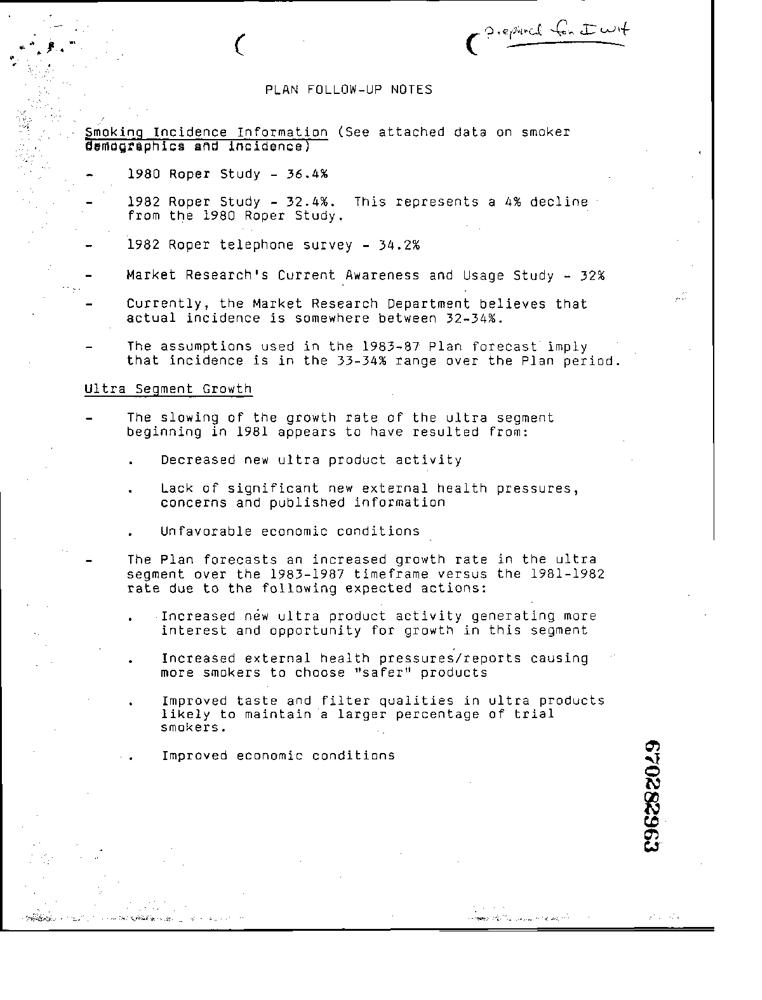
#> input picture Data/for_pdf/0000231406.jpg, 762 x 1000 px
$ python -i _utils.py   (imports and definitions only)
#> lines starting #> are read from the running program, lines starting #| are printed output that depends on the picture; after the words box and inside, x2 and y2 are one past the last pixel; in counts of white or black regions, pixels touching at a corner belong together
#> further down, picture is the input picture: shape (1000, 762, 3); min 0, max 255, mean 244.8
from math import floor
from statistics import median_low
from typing import Any, Dict, List, Optional, Tuple, Union

import cv2
import numpy as np
from langdetect import LangDetectException, detect_langs

__all__ = ["estimate_orientation", "get_language", "invert_data_structure"]


def get_max_width_length_ratio(contour: np.ndarray) -> float:
    """Get the maximum shape ratio of a contour.

    Args:
    ----
        contour: the contour from cv2.findContour

    Returns:
    -------
        the maximum shape ratio
    """
    _, (w, h), _ = cv2.minAreaRect(contour)
    return max(w / h, h / w)


def estimate_orientation(img: np.ndarray, n_ct: int = 50, ratio_threshold_for_lines: float = 5) -> int:
    """Estimate the angle of the general document orientation based on the
     lines of the document and the assumption that they should be horizontal.

    Args:
    ----
        img: the img or bitmap to analyze (H, W, C)
        n_ct: the number of contours used for the orientation estimation
        ratio_threshold_for_lines: this is the ratio w/h used to discriminates lines

    Returns:
    -------
        the angle of the general document orientation
    """
#> called with n_ct = 50, ratio_threshold_for_lines = 5
    assert len(img.shape) == 3 and img.shape[-1] in [1, 3], f"Image shape {img.shape} not supported"
    max_value = np.max(img)
#> max_value = 255
    min_value = np.min(img)
#> min_value = 0
    if max_value <= 1 and min_value >= 0 or (max_value <= 255 and min_value >= 0 and img.shape[-1] == 1):
        thresh = img.astype(np.uint8)
    if max_value <= 255 and min_value >= 0 and img.shape[-1] == 3:
        gray_img = cv2.cvtColor(img, cv2.COLOR_BGR2GRAY)
        gray_img = cv2.medianBlur(gray_img, 5)
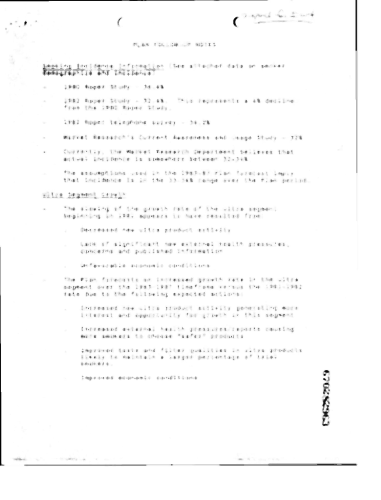
#> gray_img: shape (1000, 762) (shown at 1/2 size); min 0, max 255, mean 250.5
        thresh = cv2.threshold(gray_img, thresh=0, maxval=255, type=cv2.THRESH_BINARY_INV + cv2.THRESH_OTSU)[1]  # type: ignore[assignment]
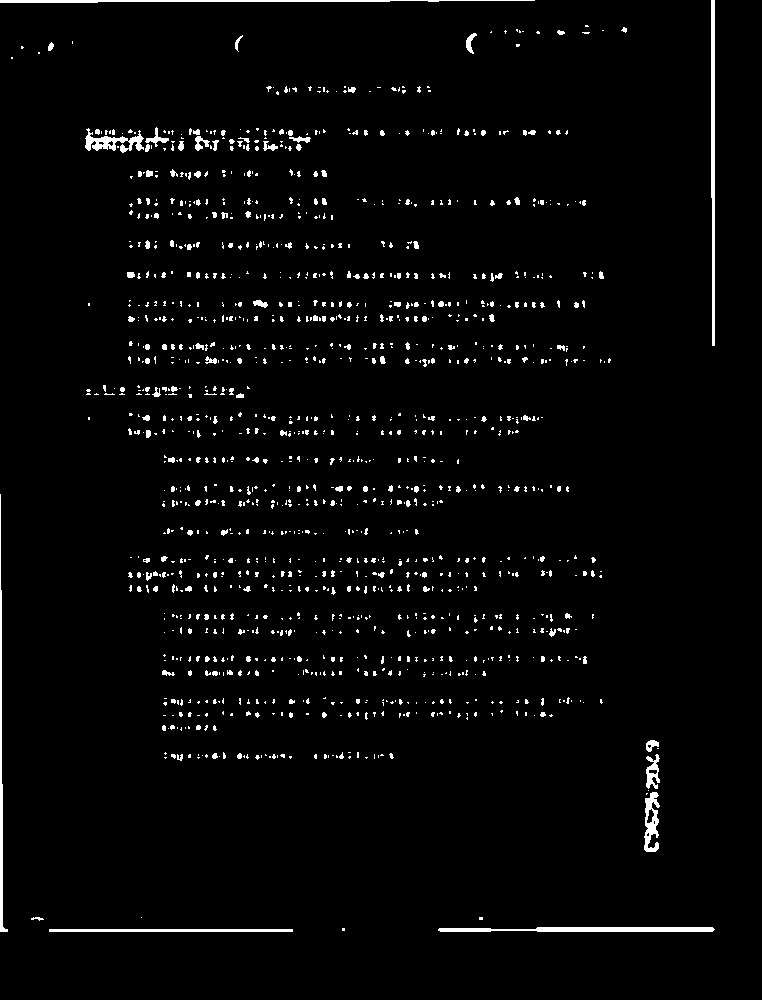
#> thresh: shape (1000, 762); 2.7% white; 1339 white regions (1154 under 20 px), largest, box (x1, y1, x2, y2) and area: (711, 0, 715, 346) 1236, (438, 927, 715, 932) 1186, (0, 0, 535, 3) 1034

    # try to merge words in lines
    (h, w) = img.shape[:2]
    k_x = max(1, (floor(w / 100)))
    k_y = max(1, (floor(h / 100)))
    kernel = cv2.getStructuringElement(cv2.MORPH_RECT, (k_x, k_y))
    thresh = cv2.dilate(thresh, kernel, iterations=1)  # type: ignore[assignment]
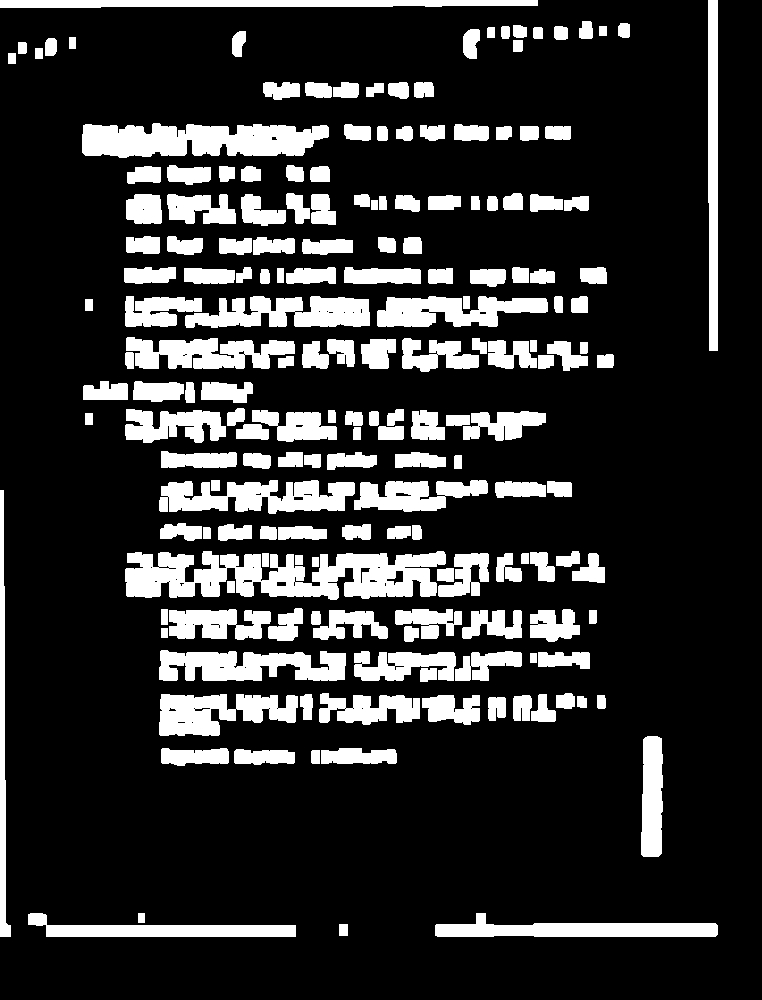
#> thresh: shape (1000, 762); 18.5% white; 181 white regions

    # extract contours
    contours, _ = cv2.findContours(thresh, cv2.RETR_LIST, cv2.CHAIN_APPROX_SIMPLE)
#> contours = 244 contours, 49 with area under 20; largest, box (x1, y1, x2, y2) and area: (125, 551, 446, 600) 9948, (82, 123, 329, 158) 6333, (159, 480, 355, 514) 4168, (159, 650, 346, 681) 3964, (185, 296, 370, 328) 3843

    # Sort contours
    contours = sorted(contours, key=get_max_width_length_ratio, reverse=True)
#> in get_max_width_length_ratio, `_, (w, h), _ = cv2.minAreaRect(contour)`: w = 11; h = 8

    angles = []
    for contour in contours[:n_ct]:
        _, (w, h), angle = cv2.minAreaRect(contour)
        if w / h > ratio_threshold_for_lines:  # select only contours with ratio like lines
            angles.append(angle)
        elif w / h < 1 / ratio_threshold_for_lines:  # if lines are vertical, substract 90 degree
            angles.append(angle - 90)
#> this loop made 50 passes
#> (w, h, angle) on passes 1 to 8: (7, 537, -90), (446, 10, -90), (350, 9, -90), (23, 282, -90), (22.78, 267.7, -87.28), (246.3, 33.69, -0.651), (48, 320, -90), (30, 186, -90)
#> after the loop, angles = [-180, -90, -90, -180, -177.3, -0.651, -180, -180, -0.401, -180, -88.77, -180, -179.3]

    if len(angles) == 0:
        return 0  # in case no angles is found
    else:
        median = -median_low(angles)
#> median = 179.3
        return round(median) if abs(median) != 0 else 0


# [80 lines left out: functions rectify_crops, rectify_loc_preds, get_language, invert_data_structure, not called in this run]

>>> import cv2
>>> picture = cv2.imread('../../../Data/for_pdf/0000231406.jpg')
>>> result = estimate_orientation(picture)
#> result = 179

$ run again, on Data/for_pdf/0000231938.jpg
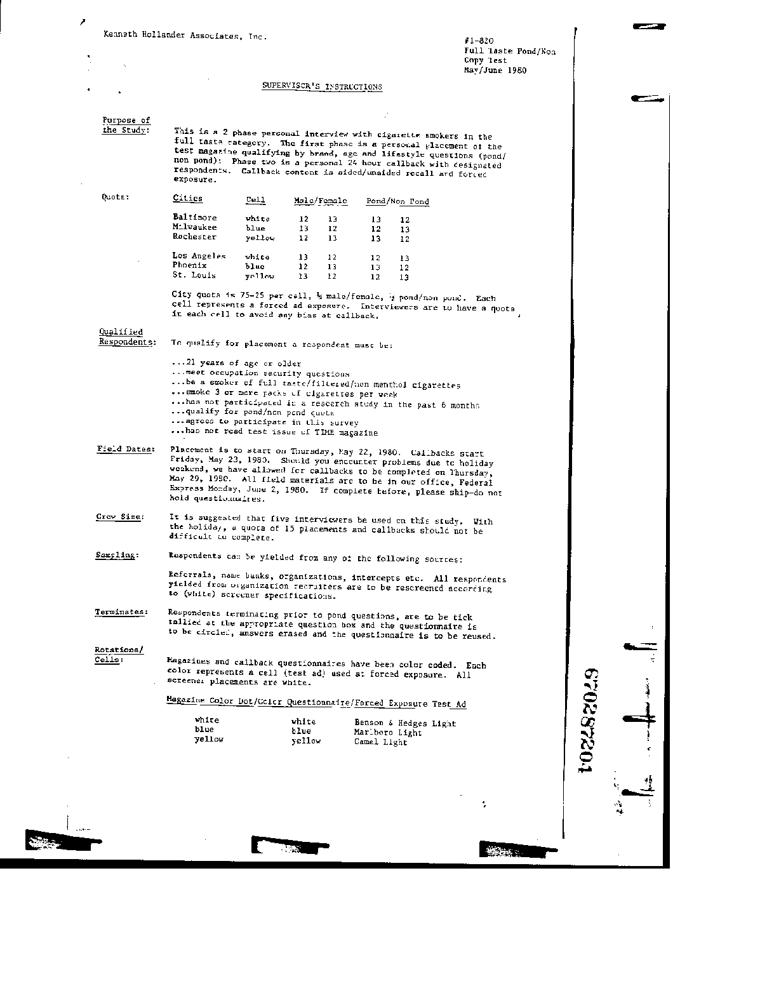
#> input picture Data/for_pdf/0000231938.jpg, 762 x 1000 px
#> picture is the input picture: shape (1000, 762, 3); min 0, max 255, mean 243.5
#> max_value = 255
#> min_value = 0
#> in estimate_orientation, `thresh = cv2.threshold(gray_img, thresh=0, maxval=255, type=cv2.THRESH..`:
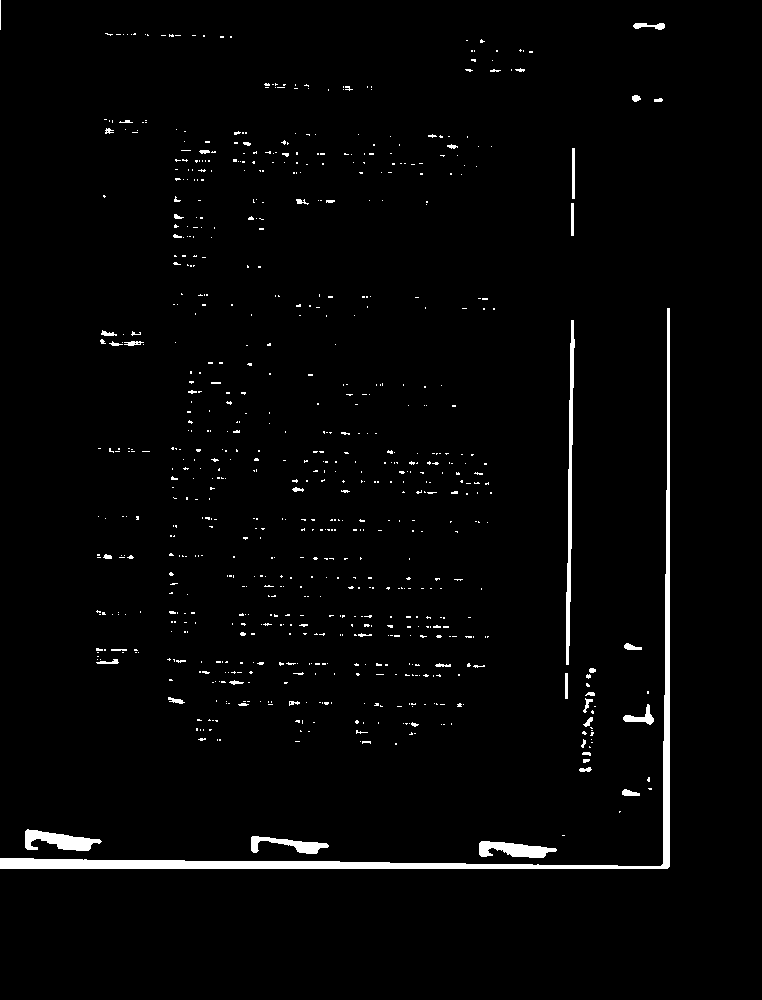
#> thresh: shape (1000, 762); 2.2% white; 766 white regions (709 under 20 px), largest, box (x1, y1, x2, y2) and area: (0, 308, 670, 869) 7302, (566, 320, 575, 665) 1307, (25, 829, 102, 851) 919
#> in estimate_orientation, `thresh = cv2.dilate(thresh, kernel, iterations=1)`:
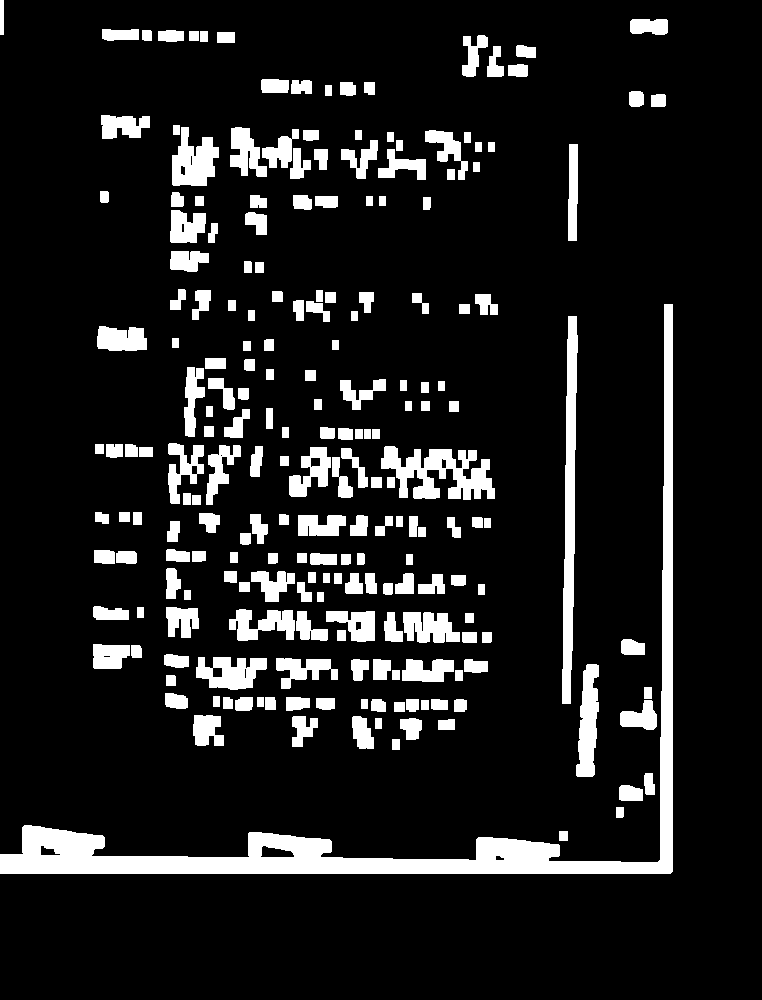
#> thresh: shape (1000, 762); 11.7% white; 215 white regions
#> contours = 229 contours, 4 with area under 20; largest, box (x1, y1, x2, y2) and area: (0, 304, 673, 874) 20798, (562, 316, 578, 704) 3423, (381, 446, 495, 500) 3090, (172, 127, 219, 186) 1708, (576, 664, 599, 777) 1666
#> in get_max_width_length_ratio, `_, (w, h), _ = cv2.minAreaRect(contour)`: w = 5; h = 9
#> the loop in estimate_orientation, `for contour in contours[:n_ct]:` made 50 passes
#> (w, h, angle) on passes 1, 3, 4, 5, 6, 7, 8, 10: (387.2, 10.45, -89.1), (96, 9, -90), (113, 18.53, -86.37), (10, 2, -90), (10, 2, -90), (69.21, 19.43, -87.14), (2, 7, -90), (11, 36, -90)
#> after the loop in estimate_orientation, `for contour in contours[:n_ct]:`: angles = [-89.1, -90, -90, -86.37]
#> median = 90

$ run again, on Data/for_pdf/0000243640.jpg
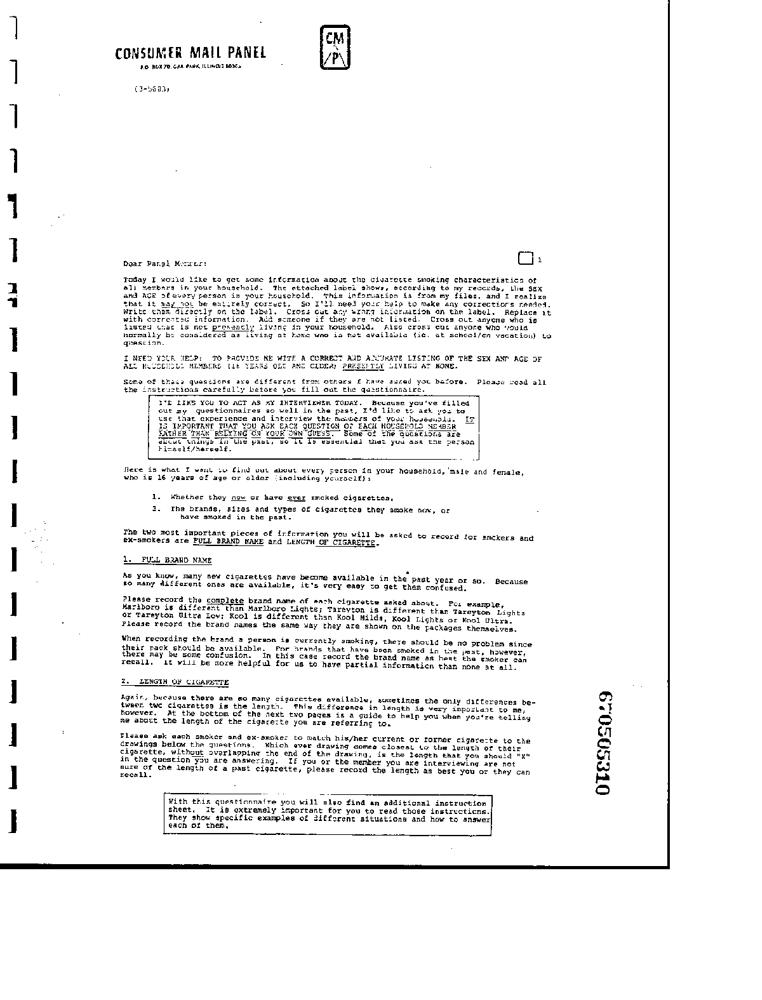
#> input picture Data/for_pdf/0000243640.jpg, 762 x 1000 px
#> picture is the input picture: shape (1000, 762, 3); min 0, max 255, mean 242
#> max_value = 255
#> min_value = 0
#> in estimate_orientation, `thresh = cv2.threshold(gray_img, thresh=0, maxval=255, type=cv2.THRESH..`:
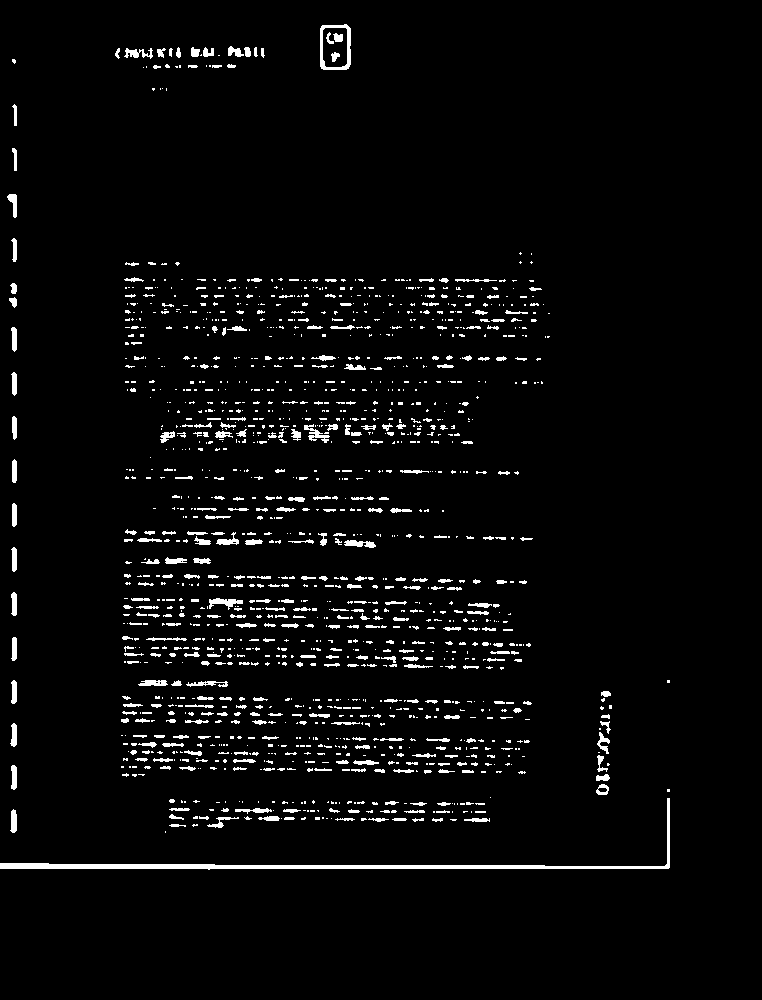
#> thresh: shape (1000, 762); 3.6% white; 1447 white regions (1064 under 20 px), largest, box (x1, y1, x2, y2) and area: (0, 798, 670, 870) 3027, (320, 24, 351, 70) 460, (209, 598, 243, 610) 197
#> in estimate_orientation, `thresh = cv2.dilate(thresh, kernel, iterations=1)`:
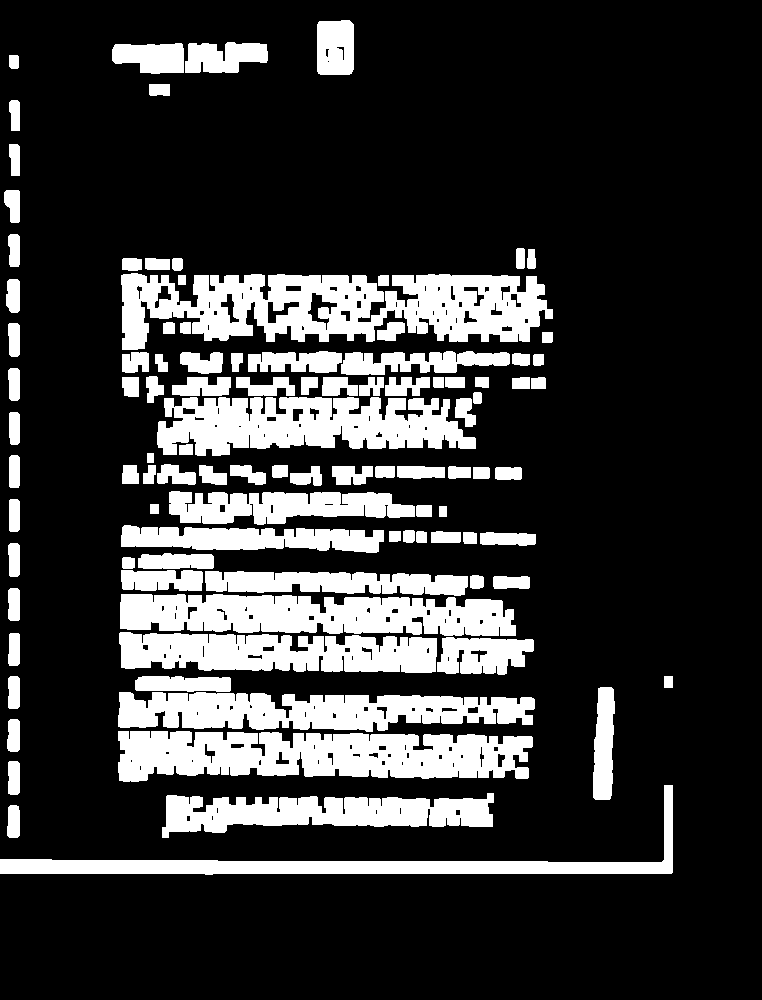
#> thresh: shape (1000, 762); 21.3% white; 100 white regions
#> contours = 249 contours, 86 with area under 20; largest, box (x1, y1, x2, y2) and area: (121, 273, 553, 350) 21650, (118, 731, 533, 782) 16012, (157, 397, 476, 456) 12838, (120, 594, 516, 636) 12718, (118, 692, 535, 732) 11417
#> in get_max_width_length_ratio, `_, (w, h), _ = cv2.minAreaRect(contour)`: w = 5; h = 2
#> the loop in estimate_orientation, `for contour in contours[:n_ct]:` made 50 passes
#> (w, h, angle) on passes 1 to 8: (21.61, 262.2, -89.13), (22.9, 262.1, -88.99), (36.74, 415.9, -89.2), (38.13, 395.4, -89.26), (37.02, 317.3, -89.25), (50, 414, -90), (331.3, 42.01, -0.358), (672.2, 88.02, -0.125)
#> after the loop in estimate_orientation, `for contour in contours[:n_ct]:`: angles = [-179.1, -179, -179.2, -179.3, -179.2, -180, -0.358, -0.125, -0.616, -179.7, -178.9, -90, -88.36, -180, -180]
#> median = 179.1
#> result = 179
